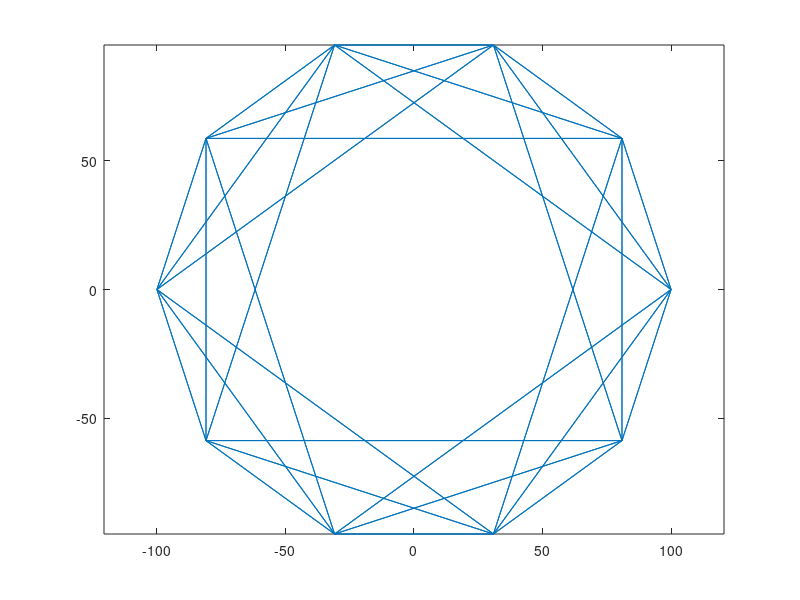

This figure's MATLAB source:
n = 10;
c = 6;
p = 0.2;

r = 100;

circStep = 2*pi/n;
for i = 1:n
    xPos(i) = cos(circStep*i)*r;
    yPos(i) = sin(circStep*i)*r;
end




A = ones(n); 
B = tril(A, -c/2-1); 
C = tril(B, -n+c/2); 
D = A -(B + B')+(C+C'); 
D = D -diag(diag(D)); 


gplot(D, [xPos', yPos']); 
axis equal 
